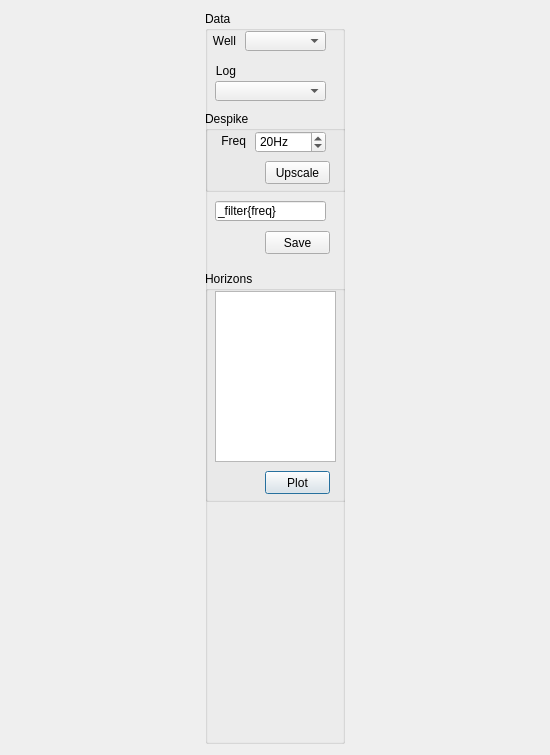
<?xml version="1.0" encoding="UTF-8"?>
<ui version="4.0">
 <class>upscale_Dialog</class>
 <widget class="QDialog" name="upscale_Dialog">
  <property name="geometry">
   <rect>
    <x>0</x>
    <y>0</y>
    <width>550</width>
    <height>755</height>
   </rect>
  </property>
  <property name="windowTitle">
   <string>Upscale Log</string>
  </property>
  <layout class="QHBoxLayout" name="horizontalLayout">
   <item>
    <widget class="QGroupBox" name="groupBox">
     <property name="sizePolicy">
      <sizepolicy hsizetype="Fixed" vsizetype="Expanding">
       <horstretch>0</horstretch>
       <verstretch>0</verstretch>
      </sizepolicy>
     </property>
     <property name="minimumSize">
      <size>
       <width>140</width>
       <height>0</height>
      </size>
     </property>
     <property name="maximumSize">
      <size>
       <width>140</width>
       <height>16777215</height>
      </size>
     </property>
     <property name="title">
      <string>Data</string>
     </property>
     <widget class="QLabel" name="label">
      <property name="geometry">
       <rect>
        <x>0</x>
        <y>20</y>
        <width>31</width>
        <height>20</height>
       </rect>
      </property>
      <property name="text">
       <string>Well</string>
      </property>
      <property name="alignment">
       <set>Qt::AlignRight|Qt::AlignTrailing|Qt::AlignVCenter</set>
      </property>
     </widget>
     <widget class="QComboBox" name="well_comboBox">
      <property name="geometry">
       <rect>
        <x>40</x>
        <y>20</y>
        <width>81</width>
        <height>20</height>
       </rect>
      </property>
     </widget>
     <widget class="QComboBox" name="log_comboBox">
      <property name="geometry">
       <rect>
        <x>10</x>
        <y>70</y>
        <width>111</width>
        <height>20</height>
       </rect>
      </property>
     </widget>
     <widget class="QLabel" name="label_2">
      <property name="geometry">
       <rect>
        <x>0</x>
        <y>50</y>
        <width>31</width>
        <height>20</height>
       </rect>
      </property>
      <property name="text">
       <string>Log</string>
      </property>
      <property name="alignment">
       <set>Qt::AlignRight|Qt::AlignTrailing|Qt::AlignVCenter</set>
      </property>
     </widget>
     <widget class="QGroupBox" name="groupBox_2">
      <property name="geometry">
       <rect>
        <x>0</x>
        <y>260</y>
        <width>141</width>
        <height>231</height>
       </rect>
      </property>
      <property name="title">
       <string>Horizons</string>
      </property>
      <widget class="QPushButton" name="plot_horizon_Button">
       <property name="geometry">
        <rect>
         <x>60</x>
         <y>200</y>
         <width>65</width>
         <height>23</height>
        </rect>
       </property>
       <property name="text">
        <string>Plot</string>
       </property>
      </widget>
      <widget class="QListWidget" name="horizon_listWidget">
       <property name="geometry">
        <rect>
         <x>10</x>
         <y>20</y>
         <width>121</width>
         <height>171</height>
        </rect>
       </property>
       <property name="isWrapping" stdset="0">
        <bool>true</bool>
       </property>
      </widget>
     </widget>
     <widget class="QLineEdit" name="lineEdit">
      <property name="geometry">
       <rect>
        <x>10</x>
        <y>190</y>
        <width>111</width>
        <height>20</height>
       </rect>
      </property>
      <property name="text">
       <string>_filter{freq}</string>
      </property>
     </widget>
     <widget class="QPushButton" name="save_Button">
      <property name="geometry">
       <rect>
        <x>60</x>
        <y>220</y>
        <width>65</width>
        <height>23</height>
       </rect>
      </property>
      <property name="text">
       <string>Save</string>
      </property>
     </widget>
     <widget class="QGroupBox" name="groupBox_3">
      <property name="geometry">
       <rect>
        <x>0</x>
        <y>100</y>
        <width>141</width>
        <height>81</height>
       </rect>
      </property>
      <property name="title">
       <string>Despike</string>
      </property>
      <widget class="QPushButton" name="upscale_Button">
       <property name="geometry">
        <rect>
         <x>60</x>
         <y>50</y>
         <width>65</width>
         <height>23</height>
        </rect>
       </property>
       <property name="text">
        <string>Upscale</string>
       </property>
      </widget>
      <widget class="QLabel" name="label_3">
       <property name="geometry">
        <rect>
         <x>0</x>
         <y>20</y>
         <width>41</width>
         <height>20</height>
        </rect>
       </property>
       <property name="text">
        <string>Freq</string>
       </property>
       <property name="alignment">
        <set>Qt::AlignRight|Qt::AlignTrailing|Qt::AlignVCenter</set>
       </property>
      </widget>
      <widget class="QSpinBox" name="freq_spinBox">
       <property name="geometry">
        <rect>
         <x>50</x>
         <y>20</y>
         <width>71</width>
         <height>22</height>
        </rect>
       </property>
       <property name="suffix">
        <string>Hz</string>
       </property>
       <property name="minimum">
        <number>1</number>
       </property>
       <property name="maximum">
        <number>200</number>
       </property>
       <property name="value">
        <number>20</number>
       </property>
      </widget>
     </widget>
    </widget>
   </item>
  </layout>
 </widget>
 <resources/>
 <connections/>
</ui>
